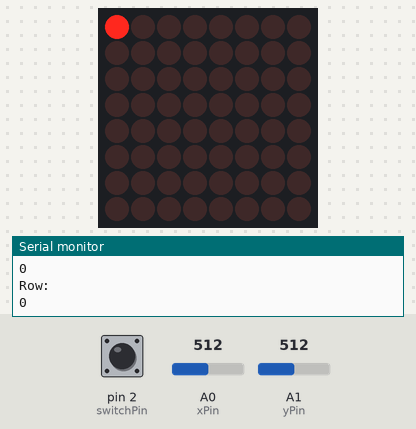
The sketch below on a simulated Arduino Uno, built with avr-gcc and run on an emulated ATmega328P. Parts: 8×8 LED matrix, the last lines printed to the serial monitor. Inputs (shaded band) come from the test bench; at power-on: A1 (yPin) = 512, pin 2 (switchPin) HIGH, A0 (xPin) = 512.

Above: at 1.2 s.
1.3 s: A1 (yPin) set to 792
2.8 s: A1 (yPin) set to 812
At 2.87 s:
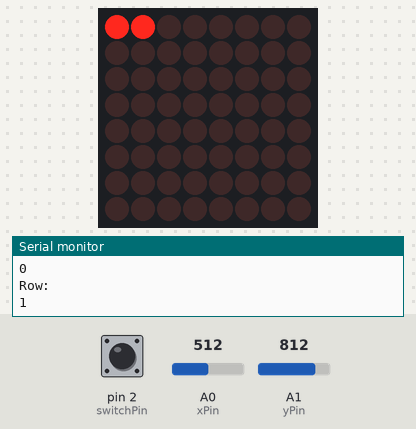
At 3.9 s:
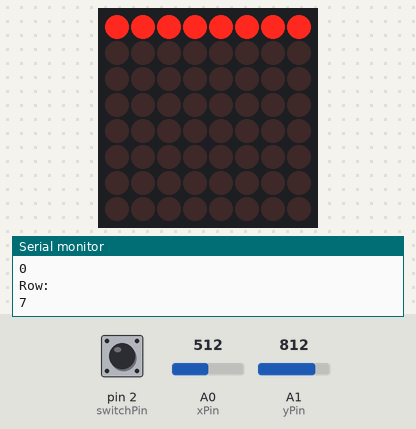
6.3 s: pin 2 (switchPin) pulled LOW for 0.15 s
At 6.44 s:
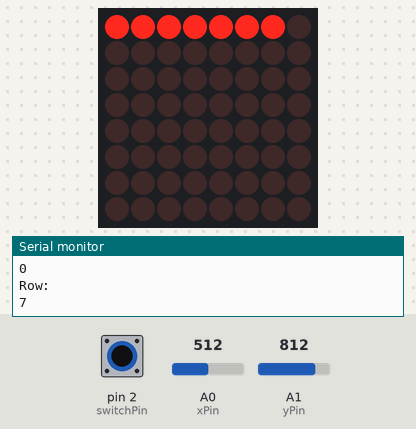
9.4 s: pin 2 (switchPin) pulled LOW for 3.2 s
Timing chart, 0 to 12.4 s (numbered marks = the images above; inputs shaded):
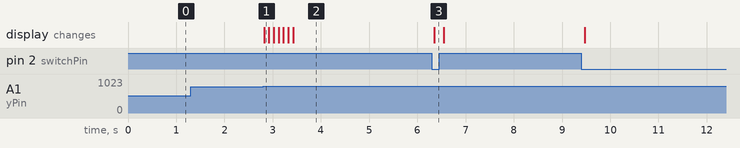

Measured:
- the behaviour switches between 800 and 801 on A1 (yPin) (found by bisection; images 0 and 1)
- after the input at 2.8 s, the display: changes at once (image 1)
- after the input at 6.3 s, the display: changes after 0.05 s (image 3)

The sketch:

LED_stay_on.ino
```cpp
//This program assumes that the TOP of the MAX module is the side with connecting wires,
//and the FIRST column is on the RIGHT most side.

//Also, LEFT on the Joystick is towards the wire connections

#include "LedControl.h"

/*
NOTE: HAD TO CHANGE PINS -->
  PIN 11 --> DIN
  PIN 10 --> CLK
  PIN 9 --> CS
 */

// Pins for the MAX module
const int DIN = 11;
const int CS = 9;
const int CLK = 10;


//Pins for Joystick
const int switchPin = 2;
const int xPin = A0;
const int yPin = A1;

LedControl lc = LedControl(DIN,CLK,CS,1); //The 1 indicates how many MAX modules are connected

int delayTime = 500; //Time between blinking of LED
int rowDisp = 0;
int colDisp = 0;

void setup() {
  lc.shutdown(0, false); //Wake up display
  lc.setIntensity(0,8); //Set brightness
  lc.clearDisplay(0); //Clear the display

  lc.setLed(0,0,0, true);

  Serial.begin(9600);

  pinMode(switchPin, INPUT);
  digitalWrite(switchPin, HIGH);
}

void loop() {

  int dir = transDir();

  switch(dir) {
    case 1: rowDisp--;
      break;
    case 2: colDisp--;
      break;
    case 3: rowDisp++;
      break;
    case 4: colDisp++;
      break;
  }

  if(rowDisp < 0) {
    rowDisp = 0;
  } else if(rowDisp > 7) {
    rowDisp = 7;
  }

  if(colDisp < 0) {
    colDisp = 0;
  } else if(colDisp > 7) {
    colDisp = 7;
  }

  Serial.println("Col: ");
  Serial.print(colDisp);
  Serial.println();

  Serial.println("Row: ");
  Serial.print(rowDisp);
  Serial.println();
  ledLight(colDisp, rowDisp);

  if (digitalRead(switchPin) == LOW) {
    lc.setLed(0,colDisp,rowDisp,false);
  }

  delay(100);

}

void ledLight(int col, int row) {
  lc.setLed(0,col,row,true);
}

int transDir() {
  int xVal = analogRead(xPin);
  int yVal = analogRead(yPin);

  //printVals(xVal, yVal);

  if(yVal < 100) { // When joystick is UP, return 1
    Serial.println("UP");
    return 1;
  }

  if(xVal > 800) { // When joystick is RIGHT, return 2
    Serial.println("RIGHT");
    return 2;
  }

  if(yVal > 800) { // When joystick is DOWN, return 3
    Serial.println("DOWN");
    return 3;
  }

  if(xVal < 100) { // When joystick is LEFT, return 4
    Serial.println("LEFT");
    return 4;
  }

}

void printVals(int xVal, int yVal) {
  Serial.print("X-axis: ");
  Serial.print(xVal);
  Serial.print("\n");

  Serial.print("Y-axis: ");
  Serial.print(yVal);
  Serial.print("\n");

  Serial.println("____");

  delay(500);
}
```
